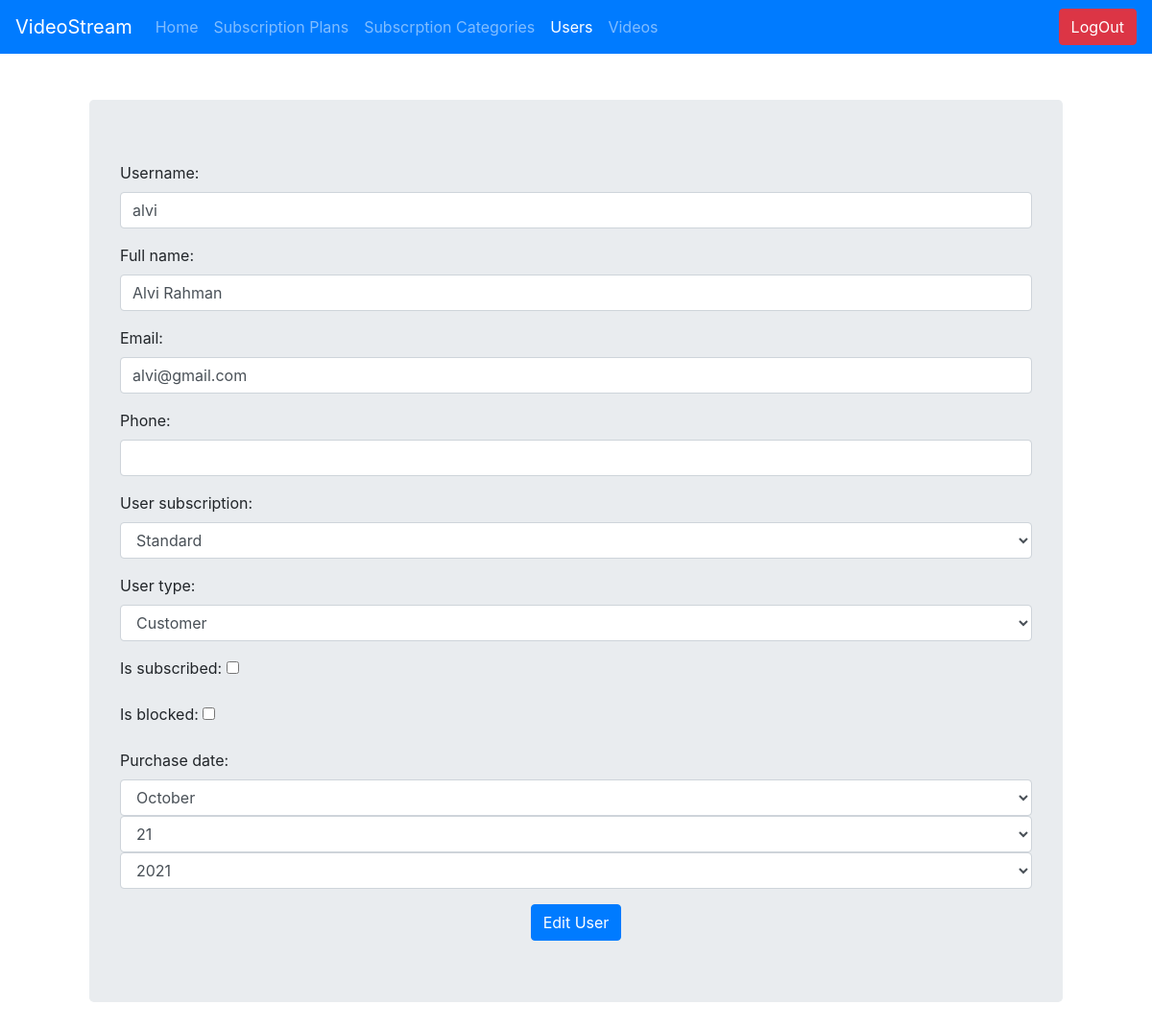
The page /video_stream_admin/user/edit__1/ (signed in) on the database as committed earlier.
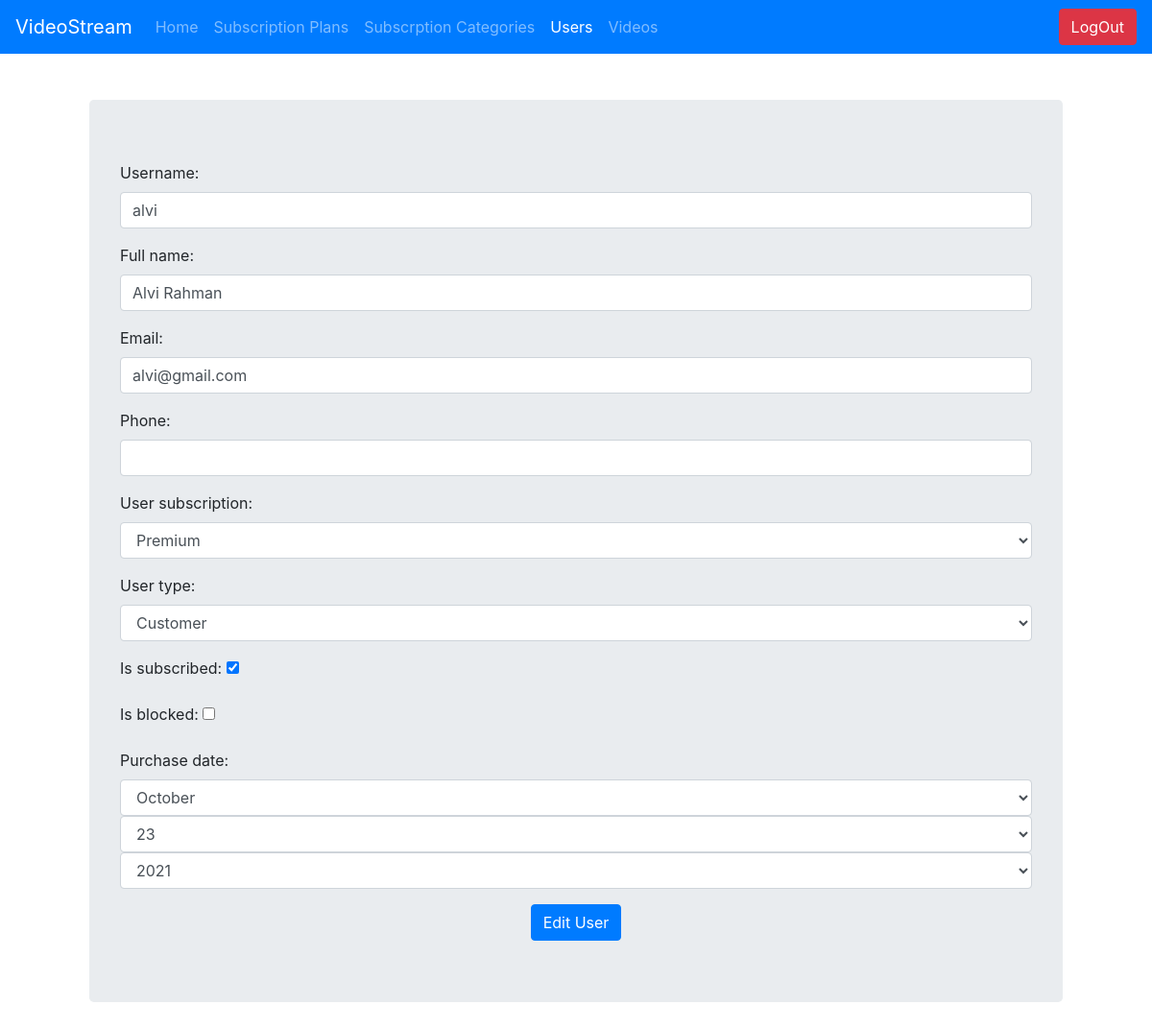
The same page on the database as committed later.
### video_stream_app/models.py (models this page shows, shortened)
class User(AbstractUser):
    TYPE_CHOICES = [
        ('AD', 'Admin'), ('CU', 'Customer')
    ]
    id = models.AutoField(primary_key=True)
    username = models.CharField(
        max_length=255, blank=False, null=False, unique=True)
    full_name = models.CharField(max_length=255, blank=True, null=True)
    password = models.CharField(max_length=255, blank=False, null=False)
    email = models.CharField(max_length=255, blank=False, null=False)
    phone = models.CharField(max_length=15, null=True, blank=True)
    user_subscription = models.ForeignKey(Subscription, on_delete=models.SET_NULL,
                                          blank=True, null=True, related_name="subscription")
    user_type = models.CharField(
        choices=TYPE_CHOICES, max_length=50, blank=True, default="CU")
    is_subscribed = models.BooleanField(default=False)
    is_blocked = models.BooleanField(default=False)
    purchase_date = models.DateTimeField(blank=True, null=True)
    created_at = models.DateTimeField(auto_now_add=True)
    updated_at = models.DateField(auto_now=True)
    __prev_subscription = None
    def __init__(self, *args, **kwargs):
        super().__init__(*args, **kwargs)
        self.__prev_subscription = self.user_subscription

### video_stream_app/views.py (the view, shortened to what this page needs)
@login_required(login_url='/video_stream_admin/')
def user_operations(request, ops):
    if request.method == "GET":
        if 'edit' in ops:
            user_id = ops.split('__')[-1]
            user = models.User.objects.filter(pk=user_id).first()
            form = UserEditForm(initial={
                "username": user.username,
                "full_name": user.full_name,
                "email": user.email,
                "phone": user.phone,
                "user_subscription": user.user_subscription,
                "user_type": user.user_type,
                "is_subscribed": user.is_subscribed,
                "is_blocked": user.is_blocked,
                "purchase_date": user.purchase_date,
            })
            return render(request, "video_stream_app/all_forms.html",
                          context={'is_logged_in': request.user.is_authenticated,
                                   "form": form,
                                   "title": "Edit User",
                                   "admin": True,
                                   'logout': request.user.is_authenticated,
                                   "btn_name": "Edit User",
                                   "users_link": "active"})
        elif 'delete' in ops:
            user_id = ops.split('__')[-1]
            _ = models.User.objects.filter(pk=user_id).delete()
            return redirect("user_list")
    return redirect("user_list")

### video_stream_app/models.py (called while the page is built)
    def __str__(self):
        return self.subscription_type.type_name

### video_stream_app/templates/video_stream_app/all_forms.html (shortened to what this page needs)
{% extends 'base.html' %}
{% load static %}
{% block content %}
    <div class="container">
        <div class="jumbotron m-5">
            <form method="post" enctype="multipart/form-data">
                <div class="justify-center">
                    {{ form.as_p }}
                </div>
                <div class="text-center">
                    <button class="btn btn-primary">{{ btn_name }}</button>
                </div>
            </form>
        </div>
    </div>
{% endblock %}

Rows that differ between the two databases and show on the page:
changed User "alvi": user_subscription "Standard" → "Premium"; is_subscribed "☐" → "☑"
Other text that changed with them:
form field as_p: "21" → "23"
